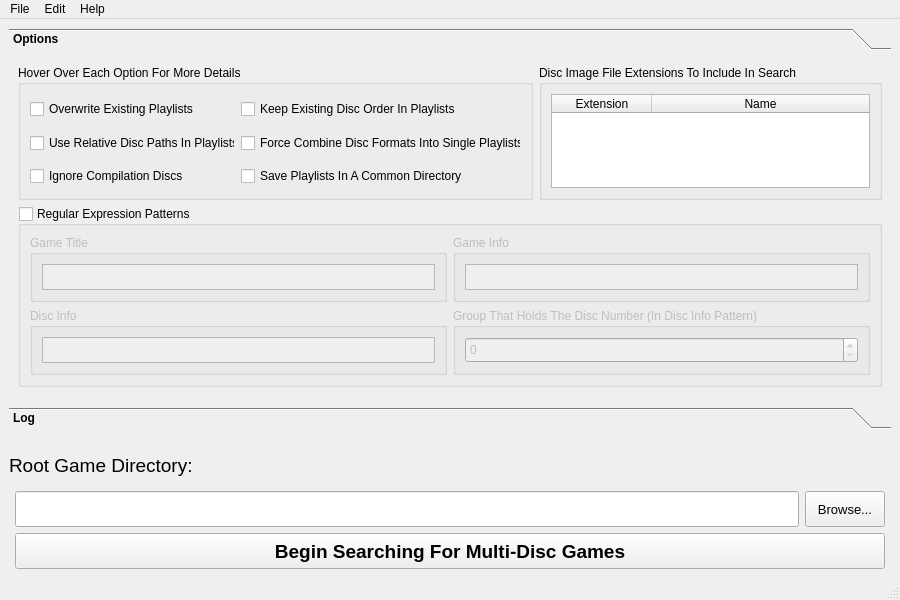
<?xml version="1.0" encoding="UTF-8"?>
<ui version="4.0">
 <class>MainWindow</class>
 <widget class="QMainWindow" name="MainWindow">
  <property name="enabled">
   <bool>true</bool>
  </property>
  <property name="geometry">
   <rect>
    <x>0</x>
    <y>0</y>
    <width>900</width>
    <height>600</height>
   </rect>
  </property>
  <property name="sizePolicy">
   <sizepolicy hsizetype="Preferred" vsizetype="Preferred">
    <horstretch>0</horstretch>
    <verstretch>0</verstretch>
   </sizepolicy>
  </property>
  <property name="minimumSize">
   <size>
    <width>540</width>
    <height>545</height>
   </size>
  </property>
  <property name="windowTitle">
   <string>Auto M3U Playlist Generator by JDHatten</string>
  </property>
  <property name="accessibleDescription">
   <string/>
  </property>
  <widget class="QWidget" name="centralwidget">
   <property name="sizePolicy">
    <sizepolicy hsizetype="Preferred" vsizetype="Ignored">
     <horstretch>0</horstretch>
     <verstretch>0</verstretch>
    </sizepolicy>
   </property>
   <layout class="QGridLayout" name="gridLayout_3">
    <item row="6" column="0">
     <layout class="QVBoxLayout" name="verticalLayout_2">
      <property name="leftMargin">
       <number>6</number>
      </property>
      <property name="rightMargin">
       <number>6</number>
      </property>
      <item>
       <widget class="QPushButton" name="button_StartSearch">
        <property name="minimumSize">
         <size>
          <width>0</width>
          <height>36</height>
         </size>
        </property>
        <property name="font">
         <font>
          <family>Arial</family>
          <pointsize>14</pointsize>
          <weight>75</weight>
          <bold>true</bold>
         </font>
        </property>
        <property name="text">
         <string>Begin Searching For Multi-Disc Games</string>
        </property>
       </widget>
      </item>
     </layout>
    </item>
    <item row="3" column="0">
     <widget class="QLabel" name="label_Search">
      <property name="minimumSize">
       <size>
        <width>0</width>
        <height>30</height>
       </size>
      </property>
      <property name="maximumSize">
       <size>
        <width>16777215</width>
        <height>40</height>
       </size>
      </property>
      <property name="font">
       <font>
        <pointsize>14</pointsize>
       </font>
      </property>
      <property name="text">
       <string>Root Game Directory:</string>
      </property>
     </widget>
    </item>
    <item row="4" column="0">
     <layout class="QHBoxLayout" name="horizontalLayout_2">
      <property name="leftMargin">
       <number>6</number>
      </property>
      <property name="rightMargin">
       <number>6</number>
      </property>
      <item>
       <widget class="QLineEdit" name="lineEdit_Directory">
        <property name="sizePolicy">
         <sizepolicy hsizetype="Expanding" vsizetype="Fixed">
          <horstretch>0</horstretch>
          <verstretch>0</verstretch>
         </sizepolicy>
        </property>
        <property name="minimumSize">
         <size>
          <width>0</width>
          <height>36</height>
         </size>
        </property>
        <property name="maximumSize">
         <size>
          <width>16777215</width>
          <height>16777215</height>
         </size>
        </property>
        <property name="font">
         <font>
          <pointsize>12</pointsize>
         </font>
        </property>
       </widget>
      </item>
      <item>
       <widget class="QPushButton" name="button_browse">
        <property name="minimumSize">
         <size>
          <width>0</width>
          <height>36</height>
         </size>
        </property>
        <property name="font">
         <font>
          <pointsize>10</pointsize>
         </font>
        </property>
        <property name="text">
         <string>Browse...</string>
        </property>
       </widget>
      </item>
     </layout>
    </item>
    <item row="0" column="0" rowspan="2">
     <widget class="QToolBox" name="toolBox">
      <property name="font">
       <font>
        <weight>75</weight>
        <bold>true</bold>
       </font>
      </property>
      <property name="currentIndex">
       <number>0</number>
      </property>
      <property name="tabSpacing">
       <number>6</number>
      </property>
      <widget class="QWidget" name="widget_OptionsBox">
       <property name="geometry">
        <rect>
         <x>0</x>
         <y>0</y>
         <width>882</width>
         <height>312</height>
        </rect>
       </property>
       <attribute name="label">
        <string>Options</string>
       </attribute>
       <layout class="QGridLayout" name="gridLayout">
        <item row="5" column="0">
         <widget class="QGroupBox" name="regEx_GroupBox">
          <property name="maximumSize">
           <size>
            <width>16777215</width>
            <height>185</height>
           </size>
          </property>
          <property name="font">
           <font>
            <weight>50</weight>
            <bold>false</bold>
           </font>
          </property>
          <property name="title">
           <string>Regular Expression Patterns</string>
          </property>
          <property name="checkable">
           <bool>true</bool>
          </property>
          <property name="checked">
           <bool>false</bool>
          </property>
          <layout class="QGridLayout" name="gridLayout_2">
           <item row="0" column="0">
            <widget class="QGroupBox" name="groupBox_1">
             <property name="minimumSize">
              <size>
               <width>0</width>
               <height>0</height>
              </size>
             </property>
             <property name="maximumSize">
              <size>
               <width>16777215</width>
               <height>100</height>
              </size>
             </property>
             <property name="font">
              <font>
               <weight>50</weight>
               <bold>false</bold>
              </font>
             </property>
             <property name="title">
              <string>Game Title</string>
             </property>
             <layout class="QVBoxLayout" name="verticalLayout_5">
              <item>
               <widget class="PlainTextEdit" name="plainTextEdit_GameTitleRE">
                <property name="enabled">
                 <bool>false</bool>
                </property>
                <property name="minimumSize">
                 <size>
                  <width>0</width>
                  <height>26</height>
                 </size>
                </property>
                <property name="maximumSize">
                 <size>
                  <width>16777215</width>
                  <height>68</height>
                 </size>
                </property>
               </widget>
              </item>
             </layout>
            </widget>
           </item>
           <item row="0" column="1">
            <widget class="QGroupBox" name="groupBox_2">
             <property name="minimumSize">
              <size>
               <width>0</width>
               <height>0</height>
              </size>
             </property>
             <property name="maximumSize">
              <size>
               <width>16777215</width>
               <height>100</height>
              </size>
             </property>
             <property name="font">
              <font>
               <weight>50</weight>
               <bold>false</bold>
              </font>
             </property>
             <property name="title">
              <string>Game Info</string>
             </property>
             <layout class="QVBoxLayout" name="verticalLayout_3">
              <item>
               <widget class="PlainTextEdit" name="plainTextEdit_GameInfoRE">
                <property name="enabled">
                 <bool>false</bool>
                </property>
                <property name="sizePolicy">
                 <sizepolicy hsizetype="Expanding" vsizetype="Expanding">
                  <horstretch>0</horstretch>
                  <verstretch>0</verstretch>
                 </sizepolicy>
                </property>
                <property name="minimumSize">
                 <size>
                  <width>0</width>
                  <height>26</height>
                 </size>
                </property>
                <property name="maximumSize">
                 <size>
                  <width>16777215</width>
                  <height>68</height>
                 </size>
                </property>
               </widget>
              </item>
             </layout>
            </widget>
           </item>
           <item row="1" column="1">
            <widget class="QGroupBox" name="groupBox_4">
             <property name="minimumSize">
              <size>
               <width>0</width>
               <height>0</height>
              </size>
             </property>
             <property name="maximumSize">
              <size>
               <width>16777215</width>
               <height>100</height>
              </size>
             </property>
             <property name="font">
              <font>
               <weight>50</weight>
               <bold>false</bold>
              </font>
             </property>
             <property name="title">
              <string>Group That Holds The Disc Number (In Disc Info Pattern)</string>
             </property>
             <layout class="QVBoxLayout" name="verticalLayout_6">
              <item>
               <widget class="QSpinBox" name="spinBox_DiscNumGroup">
                <property name="enabled">
                 <bool>false</bool>
                </property>
                <property name="minimumSize">
                 <size>
                  <width>0</width>
                  <height>26</height>
                 </size>
                </property>
                <property name="maximumSize">
                 <size>
                  <width>16777215</width>
                  <height>68</height>
                 </size>
                </property>
                <property name="value">
                 <number>0</number>
                </property>
               </widget>
              </item>
             </layout>
            </widget>
           </item>
           <item row="1" column="0">
            <widget class="QGroupBox" name="groupBox_3">
             <property name="minimumSize">
              <size>
               <width>0</width>
               <height>0</height>
              </size>
             </property>
             <property name="maximumSize">
              <size>
               <width>16777215</width>
               <height>100</height>
              </size>
             </property>
             <property name="font">
              <font>
               <weight>50</weight>
               <bold>false</bold>
              </font>
             </property>
             <property name="title">
              <string>Disc Info</string>
             </property>
             <layout class="QVBoxLayout" name="verticalLayout">
              <item>
               <widget class="PlainTextEdit" name="plainTextEdit_DiscInfoRE">
                <property name="enabled">
                 <bool>false</bool>
                </property>
                <property name="minimumSize">
                 <size>
                  <width>0</width>
                  <height>26</height>
                 </size>
                </property>
                <property name="maximumSize">
                 <size>
                  <width>16777215</width>
                  <height>68</height>
                 </size>
                </property>
               </widget>
              </item>
             </layout>
            </widget>
           </item>
          </layout>
         </widget>
        </item>
        <item row="6" column="0">
         <spacer name="verticalSpacer_1">
          <property name="orientation">
           <enum>Qt::Vertical</enum>
          </property>
          <property name="sizeHint" stdset="0">
           <size>
            <width>20</width>
            <height>10</height>
           </size>
          </property>
         </spacer>
        </item>
        <item row="1" column="0">
         <layout class="QHBoxLayout" name="horizontalLayout" stretch="60,40">
          <property name="sizeConstraint">
           <enum>QLayout::SetDefaultConstraint</enum>
          </property>
          <property name="topMargin">
           <number>0</number>
          </property>
          <item>
           <widget class="QGroupBox" name="groupBox_Options">
            <property name="minimumSize">
             <size>
              <width>0</width>
              <height>100</height>
             </size>
            </property>
            <property name="maximumSize">
             <size>
              <width>16777215</width>
              <height>140</height>
             </size>
            </property>
            <property name="font">
             <font>
              <weight>50</weight>
              <bold>false</bold>
             </font>
            </property>
            <property name="title">
             <string>Hover Over Each Option For More Details</string>
            </property>
            <layout class="QGridLayout" name="gridLayout_4">
             <item row="3" column="0">
              <widget class="QCheckBox" name="checkBox_IgnoreComp">
               <property name="minimumSize">
                <size>
                 <width>100</width>
                 <height>30</height>
                </size>
               </property>
               <property name="text">
                <string>Ignore Compilation Discs</string>
               </property>
               <property name="checked">
                <bool>false</bool>
               </property>
              </widget>
             </item>
             <item row="3" column="1">
              <widget class="QCheckBox" name="checkBox_SaveCommonDir">
               <property name="minimumSize">
                <size>
                 <width>100</width>
                 <height>30</height>
                </size>
               </property>
               <property name="toolTip">
                <string>Only if...</string>
               </property>
               <property name="text">
                <string>Save Playlists In A Common Directory</string>
               </property>
               <property name="checked">
                <bool>false</bool>
               </property>
              </widget>
             </item>
             <item row="0" column="0">
              <widget class="QCheckBox" name="checkBox_Overwrite">
               <property name="minimumSize">
                <size>
                 <width>100</width>
                 <height>30</height>
                </size>
               </property>
               <property name="text">
                <string>Overwrite Existing Playlists</string>
               </property>
               <property name="checked">
                <bool>false</bool>
               </property>
              </widget>
             </item>
             <item row="2" column="0">
              <widget class="QCheckBox" name="checkBox_RelativePaths">
               <property name="minimumSize">
                <size>
                 <width>100</width>
                 <height>30</height>
                </size>
               </property>
               <property name="toolTip">
                <string>Only if...</string>
               </property>
               <property name="text">
                <string>Use Relative Disc Paths In Playlists</string>
               </property>
               <property name="checked">
                <bool>false</bool>
               </property>
              </widget>
             </item>
             <item row="2" column="1">
              <widget class="QCheckBox" name="checkBox_ForceCombine">
               <property name="minimumSize">
                <size>
                 <width>100</width>
                 <height>30</height>
                </size>
               </property>
               <property name="text">
                <string>Force Combine Disc Formats Into Single Playlists</string>
               </property>
              </widget>
             </item>
             <item row="0" column="1">
              <widget class="QCheckBox" name="checkBox_KeepDiscOrder">
               <property name="minimumSize">
                <size>
                 <width>100</width>
                 <height>30</height>
                </size>
               </property>
               <property name="toolTip">
                <string>Only if...</string>
               </property>
               <property name="text">
                <string>Keep Existing Disc Order In Playlists</string>
               </property>
               <property name="checked">
                <bool>false</bool>
               </property>
              </widget>
             </item>
            </layout>
           </widget>
          </item>
          <item>
           <widget class="QGroupBox" name="groupBox_DiskExtensions">
            <property name="minimumSize">
             <size>
              <width>0</width>
              <height>100</height>
             </size>
            </property>
            <property name="maximumSize">
             <size>
              <width>16777215</width>
              <height>140</height>
             </size>
            </property>
            <property name="font">
             <font>
              <weight>50</weight>
              <bold>false</bold>
             </font>
            </property>
            <property name="title">
             <string>Disc Image File Extensions To Include In Search</string>
            </property>
            <property name="checkable">
             <bool>false</bool>
            </property>
            <layout class="QHBoxLayout" name="horizontalLayout_4">
             <item>
              <widget class="QTreeWidget" name="treeWidget_DiscExtensions">
               <property name="minimumSize">
                <size>
                 <width>0</width>
                 <height>76</height>
                </size>
               </property>
               <property name="maximumSize">
                <size>
                 <width>16777215</width>
                 <height>110</height>
                </size>
               </property>
               <property name="sizeAdjustPolicy">
                <enum>QAbstractScrollArea::AdjustIgnored</enum>
               </property>
               <property name="indentation">
                <number>6</number>
               </property>
               <attribute name="headerDefaultSectionSize">
                <number>100</number>
               </attribute>
               <attribute name="headerMinimumSectionSize">
                <number>70</number>
               </attribute>
               <column>
                <property name="text">
                 <string>Extension</string>
                </property>
                <property name="textAlignment">
                 <set>AlignCenter</set>
                </property>
               </column>
               <column>
                <property name="text">
                 <string>Name</string>
                </property>
                <property name="textAlignment">
                 <set>AlignCenter</set>
                </property>
               </column>
               <item>
                <property name="text">
                 <string/>
                </property>
                <property name="text">
                 <string/>
                </property>
               </item>
              </widget>
             </item>
            </layout>
           </widget>
          </item>
         </layout>
        </item>
       </layout>
      </widget>
      <widget class="QWidget" name="widget_LogBox">
       <property name="geometry">
        <rect>
         <x>0</x>
         <y>0</y>
         <width>882</width>
         <height>210</height>
        </rect>
       </property>
       <attribute name="label">
        <string>Log</string>
       </attribute>
       <layout class="QFormLayout" name="formLayout">
        <item row="0" column="0" colspan="2">
         <widget class="QTextEdit" name="textEdit_LogText">
          <property name="sizePolicy">
           <sizepolicy hsizetype="Expanding" vsizetype="Expanding">
            <horstretch>0</horstretch>
            <verstretch>100</verstretch>
           </sizepolicy>
          </property>
          <property name="font">
           <font>
            <family>Terminal</family>
            <pointsize>10</pointsize>
            <weight>50</weight>
            <bold>false</bold>
           </font>
          </property>
          <property name="readOnly">
           <bool>true</bool>
          </property>
          <property name="html">
           <string>&lt;!DOCTYPE HTML PUBLIC &quot;-//W3C//DTD HTML 4.0//EN&quot; &quot;http://www.w3.org/TR/REC-html40/strict.dtd&quot;&gt;
&lt;html&gt;&lt;head&gt;&lt;meta name=&quot;qrichtext&quot; content=&quot;1&quot; /&gt;&lt;style type=&quot;text/css&quot;&gt;
p, li { white-space: pre-wrap; }
&lt;/style&gt;&lt;/head&gt;&lt;body style=&quot; font-family:'Terminal'; font-size:10pt; font-weight:400; font-style:normal;&quot;&gt;
&lt;p style=&quot;-qt-paragraph-type:empty; margin-top:0px; margin-bottom:0px; margin-left:0px; margin-right:0px; -qt-block-indent:0; text-indent:0px;&quot;&gt;&lt;br /&gt;&lt;/p&gt;&lt;/body&gt;&lt;/html&gt;</string>
          </property>
         </widget>
        </item>
       </layout>
      </widget>
     </widget>
    </item>
    <item row="2" column="0">
     <spacer name="verticalSpacer_2">
      <property name="orientation">
       <enum>Qt::Vertical</enum>
      </property>
      <property name="sizeType">
       <enum>QSizePolicy::Fixed</enum>
      </property>
      <property name="sizeHint" stdset="0">
       <size>
        <width>20</width>
        <height>10</height>
       </size>
      </property>
     </spacer>
    </item>
   </layout>
  </widget>
  <widget class="QMenuBar" name="menubar">
   <property name="geometry">
    <rect>
     <x>0</x>
     <y>0</y>
     <width>900</width>
     <height>21</height>
    </rect>
   </property>
   <widget class="QMenu" name="menuFile">
    <property name="title">
     <string>File</string>
    </property>
    <widget class="QMenu" name="menu_Recent">
     <property name="title">
      <string>Recent Searches</string>
     </property>
     <addaction name="action_Remove"/>
    </widget>
    <addaction name="action_Browse"/>
    <addaction name="menu_Recent"/>
    <addaction name="action_SaveLogAs"/>
    <addaction name="separator"/>
    <addaction name="action_Close"/>
   </widget>
   <widget class="QMenu" name="menuAbout">
    <property name="title">
     <string>Help</string>
    </property>
    <addaction name="action_Readme"/>
    <addaction name="separator"/>
    <addaction name="action_About"/>
   </widget>
   <widget class="QMenu" name="menuEdit">
    <property name="title">
     <string>Edit</string>
    </property>
    <addaction name="action_AddNewExtension"/>
    <addaction name="action_RevertDefaults"/>
   </widget>
   <addaction name="menuFile"/>
   <addaction name="menuEdit"/>
   <addaction name="menuAbout"/>
  </widget>
  <widget class="QStatusBar" name="statusbar"/>
  <action name="action_Browse">
   <property name="text">
    <string>Game Directory...</string>
   </property>
  </action>
  <action name="action_RevertDefaults">
   <property name="text">
    <string>Revert To Defaults Settings</string>
   </property>
  </action>
  <action name="action_EnableRE">
   <property name="text">
    <string>Enable Custom Regular Expressions</string>
   </property>
  </action>
  <action name="action_Close">
   <property name="text">
    <string>Close</string>
   </property>
  </action>
  <action name="action_SaveLogAs">
   <property name="enabled">
    <bool>false</bool>
   </property>
   <property name="text">
    <string>Save Log As...</string>
   </property>
  </action>
  <action name="action_AddNewExtension">
   <property name="text">
    <string>Add New Extension</string>
   </property>
  </action>
  <action name="action_Remove">
   <property name="enabled">
    <bool>true</bool>
   </property>
   <property name="text">
    <string>R</string>
   </property>
  </action>
  <action name="action_About">
   <property name="text">
    <string>About</string>
   </property>
  </action>
  <action name="action_Readme">
   <property name="text">
    <string>View Readme</string>
   </property>
  </action>
 </widget>
 <customwidgets>
  <customwidget>
   <class>PlainTextEdit</class>
   <extends>QPlainTextEdit</extends>
   <header>plaintextedit.h</header>
  </customwidget>
 </customwidgets>
 <tabstops>
  <tabstop>checkBox_Overwrite</tabstop>
  <tabstop>checkBox_KeepDiscOrder</tabstop>
  <tabstop>checkBox_RelativePaths</tabstop>
  <tabstop>checkBox_ForceCombine</tabstop>
  <tabstop>checkBox_IgnoreComp</tabstop>
  <tabstop>checkBox_SaveCommonDir</tabstop>
  <tabstop>treeWidget_DiscExtensions</tabstop>
  <tabstop>regEx_GroupBox</tabstop>
  <tabstop>plainTextEdit_GameTitleRE</tabstop>
  <tabstop>plainTextEdit_GameInfoRE</tabstop>
  <tabstop>plainTextEdit_DiscInfoRE</tabstop>
  <tabstop>spinBox_DiscNumGroup</tabstop>
  <tabstop>lineEdit_Directory</tabstop>
  <tabstop>button_browse</tabstop>
  <tabstop>button_StartSearch</tabstop>
  <tabstop>textEdit_LogText</tabstop>
 </tabstops>
 <resources/>
 <connections>
  <connection>
   <sender>regEx_GroupBox</sender>
   <signal>toggled(bool)</signal>
   <receiver>spinBox_DiscNumGroup</receiver>
   <slot>setEnabled(bool)</slot>
   <hints>
    <hint type="sourcelabel">
     <x>461</x>
     <y>290</y>
    </hint>
    <hint type="destinationlabel">
     <x>861</x>
     <y>333</y>
    </hint>
   </hints>
  </connection>
  <connection>
   <sender>action_Close</sender>
   <signal>triggered()</signal>
   <receiver>MainWindow</receiver>
   <slot>close()</slot>
   <hints>
    <hint type="sourcelabel">
     <x>-1</x>
     <y>-1</y>
    </hint>
    <hint type="destinationlabel">
     <x>458</x>
     <y>271</y>
    </hint>
   </hints>
  </connection>
  <connection>
   <sender>button_StartSearch</sender>
   <signal>clicked(bool)</signal>
   <receiver>toolBox</receiver>
   <slot>show()</slot>
   <hints>
    <hint type="sourcelabel">
     <x>540</x>
     <y>563</y>
    </hint>
    <hint type="destinationlabel">
     <x>510</x>
     <y>227</y>
    </hint>
   </hints>
  </connection>
  <connection>
   <sender>action_AddNewExtension</sender>
   <signal>triggered()</signal>
   <receiver>treeWidget_DiscExtensions</receiver>
   <slot>doItemsLayout()</slot>
   <hints>
    <hint type="sourcelabel">
     <x>-1</x>
     <y>-1</y>
    </hint>
    <hint type="destinationlabel">
     <x>747</x>
     <y>136</y>
    </hint>
   </hints>
  </connection>
  <connection>
   <sender>regEx_GroupBox</sender>
   <signal>toggled(bool)</signal>
   <receiver>plainTextEdit_DiscInfoRE</receiver>
   <slot>setEnabled(bool)</slot>
   <hints>
    <hint type="sourcelabel">
     <x>461</x>
     <y>290</y>
    </hint>
    <hint type="destinationlabel">
     <x>262</x>
     <y>319</y>
    </hint>
   </hints>
  </connection>
  <connection>
   <sender>regEx_GroupBox</sender>
   <signal>toggled(bool)</signal>
   <receiver>plainTextEdit_GameInfoRE</receiver>
   <slot>setEnabled(bool)</slot>
   <hints>
    <hint type="sourcelabel">
     <x>461</x>
     <y>290</y>
    </hint>
    <hint type="destinationlabel">
     <x>737</x>
     <y>251</y>
    </hint>
   </hints>
  </connection>
  <connection>
   <sender>regEx_GroupBox</sender>
   <signal>toggled(bool)</signal>
   <receiver>plainTextEdit_GameTitleRE</receiver>
   <slot>setEnabled(bool)</slot>
   <hints>
    <hint type="sourcelabel">
     <x>461</x>
     <y>290</y>
    </hint>
    <hint type="destinationlabel">
     <x>262</x>
     <y>251</y>
    </hint>
   </hints>
  </connection>
 </connections>
</ui>
